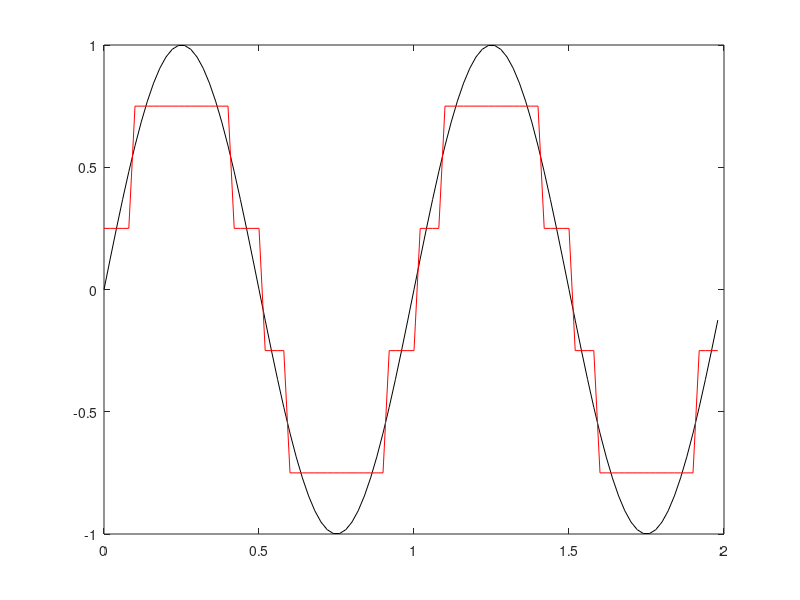

MATLAB code to generate this figure:
Ts = 1/50;
N = 100;
t = [0:N-1]*Ts;
xmax = 1;
xmin = -1;
L = 4;

delta = (xmax-xmin)/L;
q_boundary = xmin + [0:L]*delta;
q_level = q_boundary(1:L)+delta/2;
code_table = [0 0; 0 1; 1 0; 1 1];

Nq = length(q_level);

for n = 1:N
    x(n) = sin(2*pi*(n-1)*Ts);
    
    I = find(x(n) < q_boundary(2:Nq));
    if ~isempty(I)
        q_sam(n) = q_level(I(1));
        code(n,:) = code_table(I(1),:);
    else
        q_sam(n) = q_level(Nq);
        code(n,:) = code_table(Nq,:);
    end
end

plot(t, x, 'k', t, q_sam, 'r');